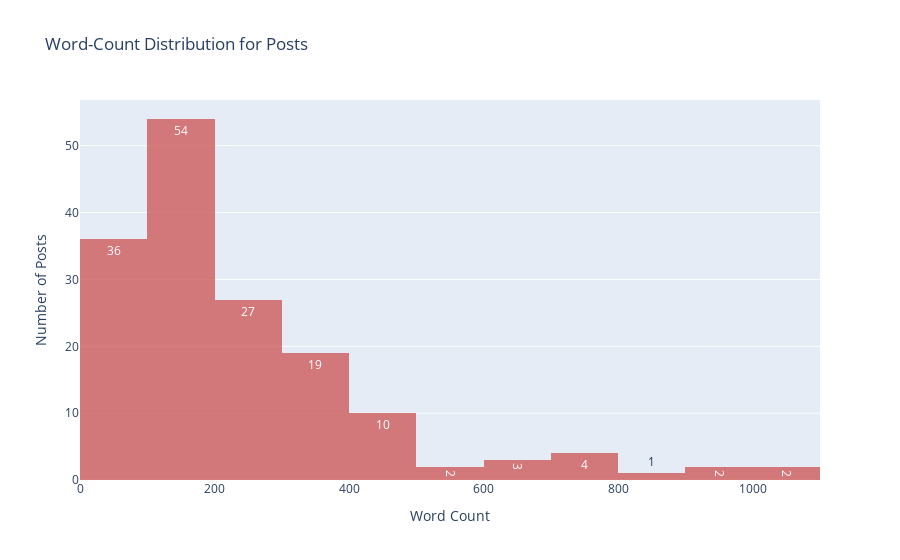

The notebook cell saved with this chart:
### Code cell
fig = px.histogram(posts_df, 
                    x="word_counts",
                    title='Word-Count Distribution for Posts',
                    labels={'word_counts':'Word Count', 'count':'Number of Posts'},
                    opacity=0.8,
                    color_discrete_sequence=['indianred'],
                    text_auto=True).update_layout(
                    yaxis_title="Number of Posts")
fig.show()

### Figure 1 — Plotly figure (JSON) as saved in the notebook; plotly's stock layout.template omitted (floating-point values rounded to 4 significant figures; data arrays with more than 128 entries replaced by an {"elided": "..."} marker saying what was removed)
{"data": [{"alignmentgroup": "True", "bingroup": "x", "hovertemplate": "Word Count=%{x}<br>count=%{y}<extra></extra>", "legendgroup": "", "marker": {"color": "indianred", "opacity": 0.8, "pattern": {"shape": ""}}, "name": "", "offsetgroup": "", "orientation": "v", "showlegend": false, "texttemplate": "%{value}", "type": "histogram", "x": {"elided": "160 int values"}, "xaxis": "x", "yaxis": "y"}], "layout": {"barmode": "relative", "legend": {"tracegroupgap": 0}, "title": {"text": "Word-Count Distribution for Posts"}, "xaxis": {"anchor": "y", "domain": [0, 1], "title": {"text": "Word Count"}}, "yaxis": {"anchor": "x", "domain": [0, 1], "title": {"text": "Number of Posts"}}}}
